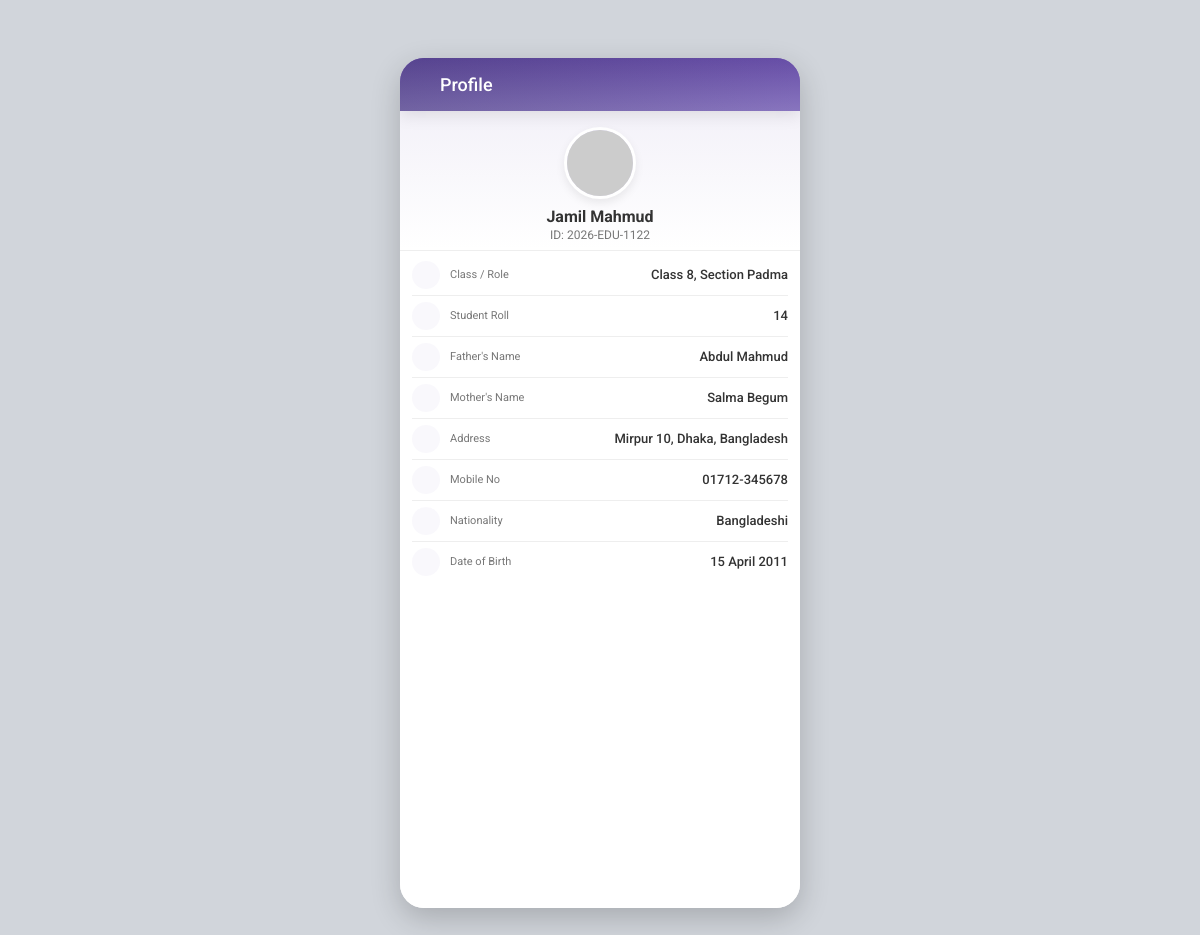
Screenshot of /index.php?controller=student&action=profile (signed in) with the database file from the repository.
### tables this page shows
CREATE TABLE students (
            id INTEGER PRIMARY KEY AUTOINCREMENT,
            user_id INTEGER NOT NULL REFERENCES users(id) ON DELETE CASCADE,
            uniq_id TEXT UNIQUE NOT NULL,
            full_name TEXT NOT NULL,
            nick_name TEXT,
            class_name TEXT NOT NULL,
            section_name TEXT NOT NULL,
            roll INTEGER NOT NULL,
            father_name TEXT,
            mother_name TEXT,
            guardian_name TEXT,
            guardian_phone TEXT,
            phone TEXT,
            email TEXT,
            address TEXT,
            nationality TEXT DEFAULT 'Bangladeshi',
            dob TEXT,
            nid TEXT,
            avatar TEXT
        );

### core/Controller.php (called while the page is built)
<?php
class Controller {
    public function render($view, $data = []) {
        extract($data);
        include 'views/layouts/header.php';
        include 'views/' . $view . '.php';
        include 'views/layouts/footer.php';
    }
}

### controllers/StudentController.php (called while the page is built, shortened)
<?php
class StudentController extends Controller {
    public function profile() {
        $data = [
            'profile' => StudentModel::getProfile()
        ];
        $this->render('student/profile', $data);
    }
}

### models/StudentModel.php (called while the page is built, shortened)
<?php
class StudentModel extends Model {
    public static function getProfile() {
        $db = self::getDB();
        $userId = isset($_SESSION['user_id']) ? $_SESSION['user_id'] : 1;
        if ($db) {
            $stmt = $db->prepare("SELECT * FROM students WHERE user_id = :user_id");
            $stmt->execute(['user_id' => $userId]);
            $profile = $stmt->fetch(PDO::FETCH_ASSOC);
            if ($profile) {
                return [
                    'id' => $profile['uniq_id'],
                    'classRole' => $profile['class_name'] . ', Section ' . $profile['section_name'],
                    'rollLabel' => 'Student Roll',
                    'roll' => (string)$profile['roll'],
                    'field1Label' => "Father's Name",
                    'field1Val' => $profile['father_name'],
                    'field2Label' => "Mother's Name",
                    'field2Val' => $profile['mother_name'],
                    'address' => $profile['address'],
                    'phone' => $profile['phone'],
                    'nationality' => $profile['nationality'],
                    'dob' => $profile['dob'],
                    'nid' => $profile['nid']
                ];
            }
        }
        return [
            'id' => '2026-EDU-1122',
            'classRole' => 'Class 8, Section Padma',
            'rollLabel' => 'Student Roll',
            'roll' => '14',
            'field1Label' => "Father's Name",
            'field1Val' => 'Abdul Mahmud',
            'field2Label' => "Mother's Name",
            'field2Val' => 'Salma Begum',
            'address' => 'Mirpur 10, Dhaka, Bangladesh',
            'phone' => '01712-345678',
            'nationality' => 'Bangladeshi',
            'dob' => '15 April 2011',
            'nid' => '20112695847123654'
        ];
    }
}

### views/student/profile.php (the view)
<div id="profileView" class="view active">
    <div class="profile-header-bg">
        <div class="profile-pic-large">
            <img id="innerProfileAvatar" src="https://api.dicebear.com/7.x/avataaars/svg?seed=Jamil&backgroundColor=8E7CC3" alt="Profile">
        </div>
        <div class="profile-name" id="innerProfileName">Jamil Mahmud</div>
        <div class="profile-id" id="innerProfileId">ID: <?php echo htmlspecialchars($profile['id']); ?></div>
    </div>
    <ul class="info-list">
        <li class="info-item">
            <div class="info-icon"><i class="ph-fill ph-student"></i></div>
            <div class="info-label">Class / Role</div>
            <div class="info-value" id="profileClass"><?php echo htmlspecialchars($profile['classRole']); ?></div>
        </li>
        <li class="info-item">
            <div class="info-icon"><i class="ph-fill ph-identification-card"></i></div>
            <div class="info-label"><?php echo htmlspecialchars($profile['rollLabel']); ?></div>
            <div class="info-value" id="profileRoll"><?php echo htmlspecialchars($profile['roll']); ?></div>
        </li>
        <li class="info-item">
            <div class="info-icon"><i class="ph-fill ph-user"></i></div>
            <div class="info-label"><?php echo htmlspecialchars($profile['field1Label']); ?></div>
            <div class="info-value" id="profileField1"><?php echo htmlspecialchars($profile['field1Val']); ?></div>
        </li>
        <li class="info-item">
            <div class="info-icon"><i class="ph-fill ph-user-circle"></i></div>
            <div class="info-label"><?php echo htmlspecialchars($profile['field2Label']); ?></div>
            <div class="info-value" id="profileField2"><?php echo htmlspecialchars($profile['field2Val']); ?></div>
        </li>
        <li class="info-item">
            <div class="info-icon"><i class="ph-fill ph-map-pin"></i></div>
            <div class="info-label">Address</div>
            <div class="info-value" id="profileAddress"><?php echo htmlspecialchars($profile['address']); ?></div>
        </li>
        <li class="info-item">
            <div class="info-icon"><i class="ph-fill ph-phone"></i></div>
            <div class="info-label">Mobile No</div>
            <div class="info-value" id="profilePhone"><?php echo htmlspecialchars($profile['phone']); ?></div>
        </li>
        <li class="info-item">
            <div class="info-icon"><i class="ph-fill ph-flag"></i></div>
            <div class="info-label">Nationality</div>
            <div class="info-value" id="profileNationality"><?php echo htmlspecialchars($profile['nationality']); ?></div>
        </li>
        <li class="info-item">
            <div class="info-icon"><i class="ph-fill ph-calendar"></i></div>
            <div class="info-label">Date of Birth</div>
            <div class="info-value" id="profileDOB"><?php echo htmlspecialchars($profile['dob']); ?></div>
        </li>
    </ul>
</div>

### assets/css/style.css (style rules this page uses)
:root { --brand-color: #8E7CC3; --brand-dark: #674EA7; --bg-color: #f7f7f7; --white: #ffffff; --text-main: #333333; --text-light: #777777; --border-color: #eeeeee; --success: #2ecc71; --error: #e74c3c; --warning: #f39c12; --info: #3498db; --space-xs: 4px; --space-sm: 8px; --space-md: 16px; --space-lg: 24px; --space-xl: 32px; }
* { margin: 0; padding: 0; box-sizing: border-box; -webkit-tap-highlight-color: transparent; font-family: 'Roboto', sans-serif; }
html, body { height: 100%; }
body { background-color: #d1d5db; display: flex; justify-content: center; align-items: center; min-height: 100vh; }
.view { display: none; animation: fadeIn 0.3s ease; }
.view.active { display: block; }
.profile-header-bg { background: linear-gradient(180deg, rgba(142,124,195,0.1) 0%, rgba(255,255,255,0) 100%); background-size: cover; background-position: center; background-repeat: no-repeat; padding: 16px 16px 8px; text-align: center; border-bottom: 1px solid var(--border-color); }
.profile-pic-large { width: 72px; height: 72px; border-radius: 50%; border: 3px solid var(--white); box-shadow: 0 4px 10px rgba(0,0,0,0.08); margin: 0 auto 8px; background-color: #e6e0f8; overflow: hidden; }
.profile-pic-large img { width: 100%; height: 100%; object-fit: cover; }
.profile-name { font-size: 16px; font-weight: 700; color: var(--text-main); margin-bottom: 2px; }
.profile-id { font-size: 12px; color: var(--text-light); }
.info-list { padding: 4px 12px; list-style: none; }
.info-item { display: flex; align-items: center; padding: 6px 0; border-bottom: 1px solid var(--border-color); }
.info-item:last-child { border-bottom: none; }
.info-icon { width: 28px; height: 28px; border-radius: 50%; background: rgba(142,124,195,0.05); color: var(--brand-color); display: flex; align-items: center; justify-content: center; font-size: 14px; margin-right: 10px; }
.info-label { font-size: 11px; color: var(--text-light); flex: 1; }
.info-value { font-size: 13px; font-weight: 500; color: var(--text-main); text-align: right; max-width: 60%; }

### rows the page displays
students: uniq "2026-EDU-1122", roll "14", mother_name "Salma Begum", address "Mirpur 10, Dhaka, Bangladesh", phone "01712-345678", nationality "Bangladeshi", dob "15 April 2011"

### other values shown
$title "Profile"
$profile['classRole'] "Class 8, Section Padma"
$profile['rollLabel'] "Student Roll"
$profile['field1Label'] "Father's Name"
$profile['field1Val'] "Abdul Mahmud"
$profile['field2Label'] "Mother's Name"
